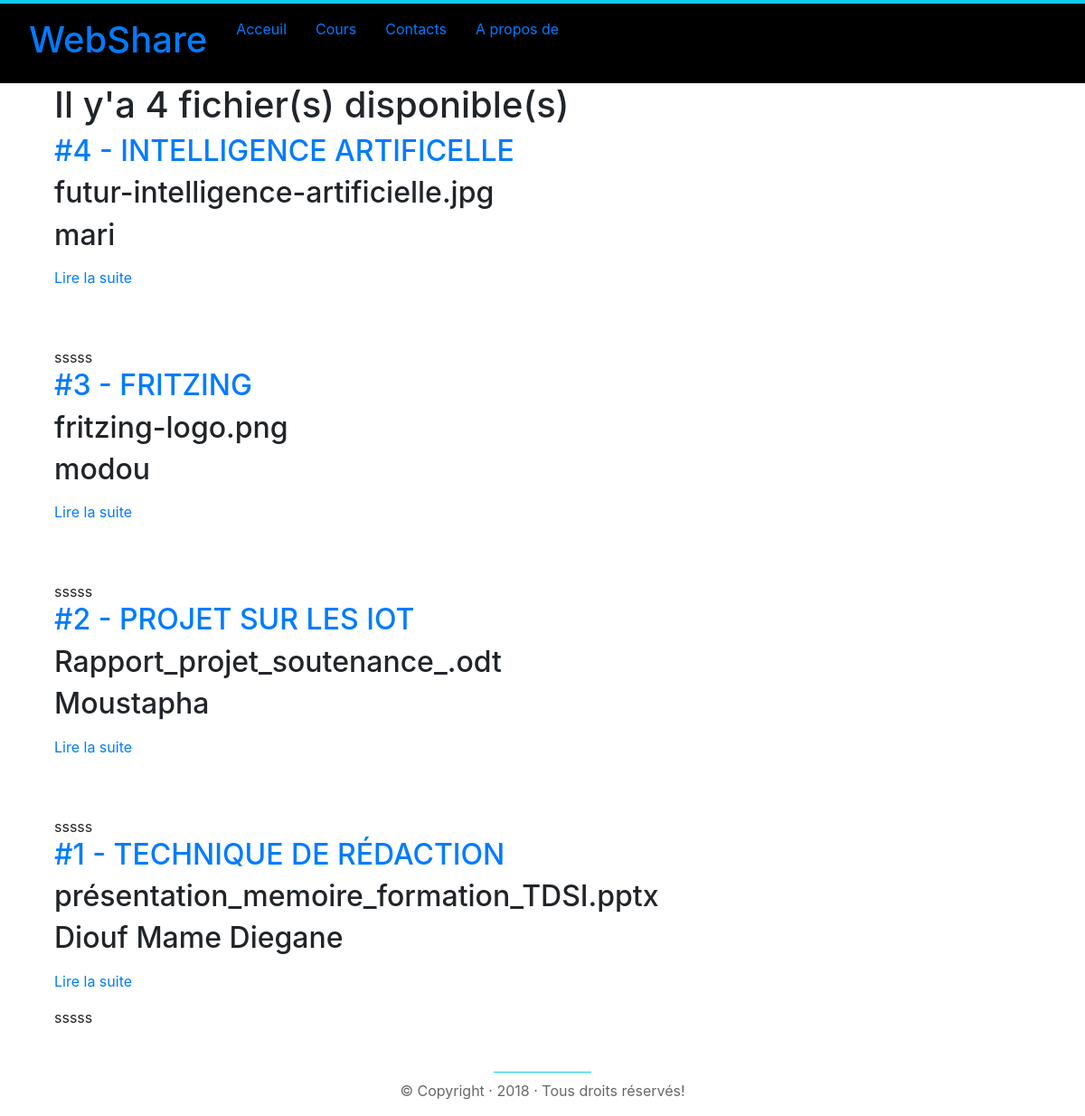
Screenshot of /blog/ with the database file from the repository.
### blog/models.py (models this page shows, shortened)
class TimespamtedModel(models.Model):
    created_at = models.DateTimeField(auto_now_add=True)
    updated_at = models.DateTimeField(auto_now=True)
    class Meta:
        abstract = True

class Liste(TimespamtedModel):
    title = models.CharField(max_length=50)
    file = models.FileField()
    name = models.CharField(max_length=255)
    tag = models.CharField(max_length=255)

### blog/views.py (the view)
# urls.py: url('', views.index, name = 'index'),
def index(request):
    postes = models.Liste.objects.order_by('-created_at')
    return render(request, 'blog/index.html', {'postes':postes})

### blog/templates/blog/index.html (shortened to what this page needs)
{% extends "layouts/base.html" %}>
{% block content %}
    <h1>Il y'a {{ postes | length }} fichier(s) disponible(s) </h1>
    {% for poste in postes %}
        <article>
            <h2><a href = "{% url 'blog:show' poste.id %}">#{{ poste.id }} - {{ poste.title | upper }}</a></h2>
            <h2>{{ poste.file }}</h2>
            <h2>{{ poste.name }}</h2>
            <p><a href = "{% url 'blog:show' poste.id %}">Lire la suite</a></p>
        </article>
        {% if not forloop.last %}
            <br><br>
        {% endif %}sssss
    {% empty %}
        <p>👉Désolé, pas de poste disponible</p>
    {% endfor %}
{% endblock %}

### static/css/styles.css (style rules this page uses)
* { margin: 0; padding: 0; }
body { font-family: 'Open Sans', Helvetica, Arial, sans-serif; background-color: #fefefe; }

### rows the page displays
Liste: id "4", title "INTELLIGENCE ARTIFICELLE", file "futur-intelligence-artificielle.jpg", name "mari"
Liste: id "3", title "FRITZING", file "fritzing-logo.png", name "modou"
Liste: id "2", title "PROJET SUR LES IOT", file "Rapport_projet_soutenance_.odt", name "Moustapha"
Liste: id "1", title "TECHNIQUE DE RÉDACTION", file "présentation_memoire_formation_TDSI.pptx", name "Diouf Mame Diegane"

### other values shown
{{ postes | length }} "4"
